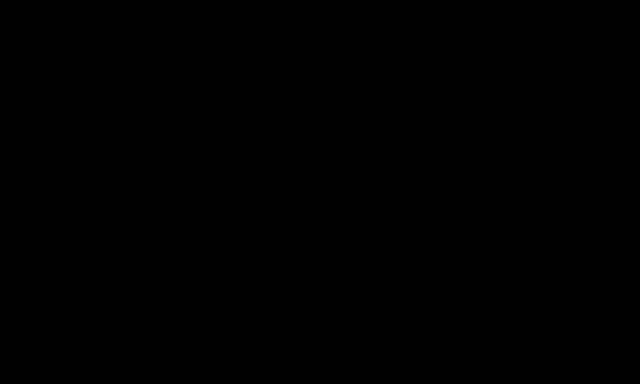
Frame 1 (no input)
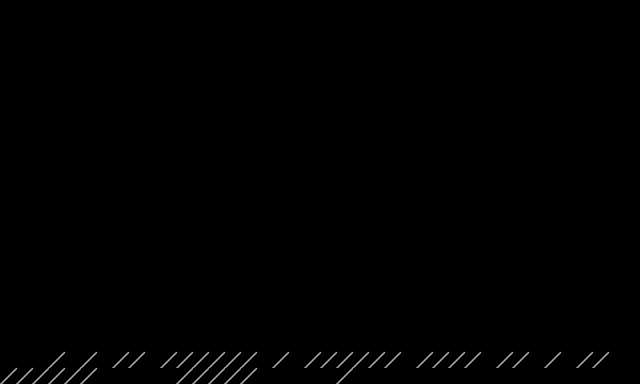
Frame 60 (the mouse pressed at the canvas centre just before this capture)
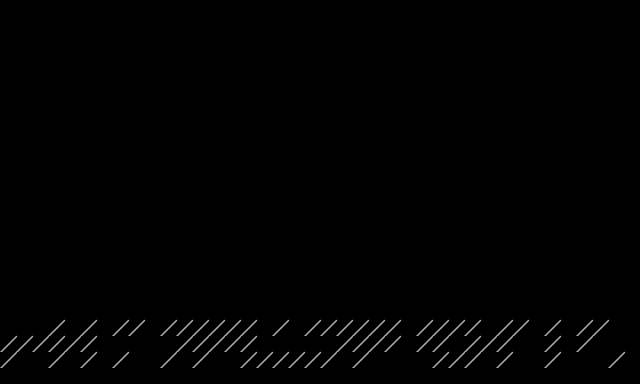
Frame 120 (the mouse held since frame 60 and released just before this capture)

The Processing sketch that drew these frames (run headless with seeded random() and noise(); from frame 60 on, the mouse is pressed at the canvas centre):

// Processing sketch: sketch_10_point_sketch_week_5
// ── sketch_10_point_sketch_week_5.pde
//figure 45.3 "icicle storm

int w = 16;
int h = 16;
int index = 2;
void setup() {
 size(640, 384);
 background(0);
 strokeWeight(1.5);
 stroke(175);
}

void draw() {
 int x1 = w*index;
 int x2 = x1 + w;
 int y1 = h*23;
 int y2 = h*24;
 if (random(2) < 1) {
 line(x2, y1, x1, y2);
 
 } 
 
 
 index++;
 if (index == width/w) {
 PImage p = get(0, h, width, h*23);
 background(0);
 set(0, 0, p);
 index = 0;
 }
}


//this is basically adapting the processing code shown in the book
